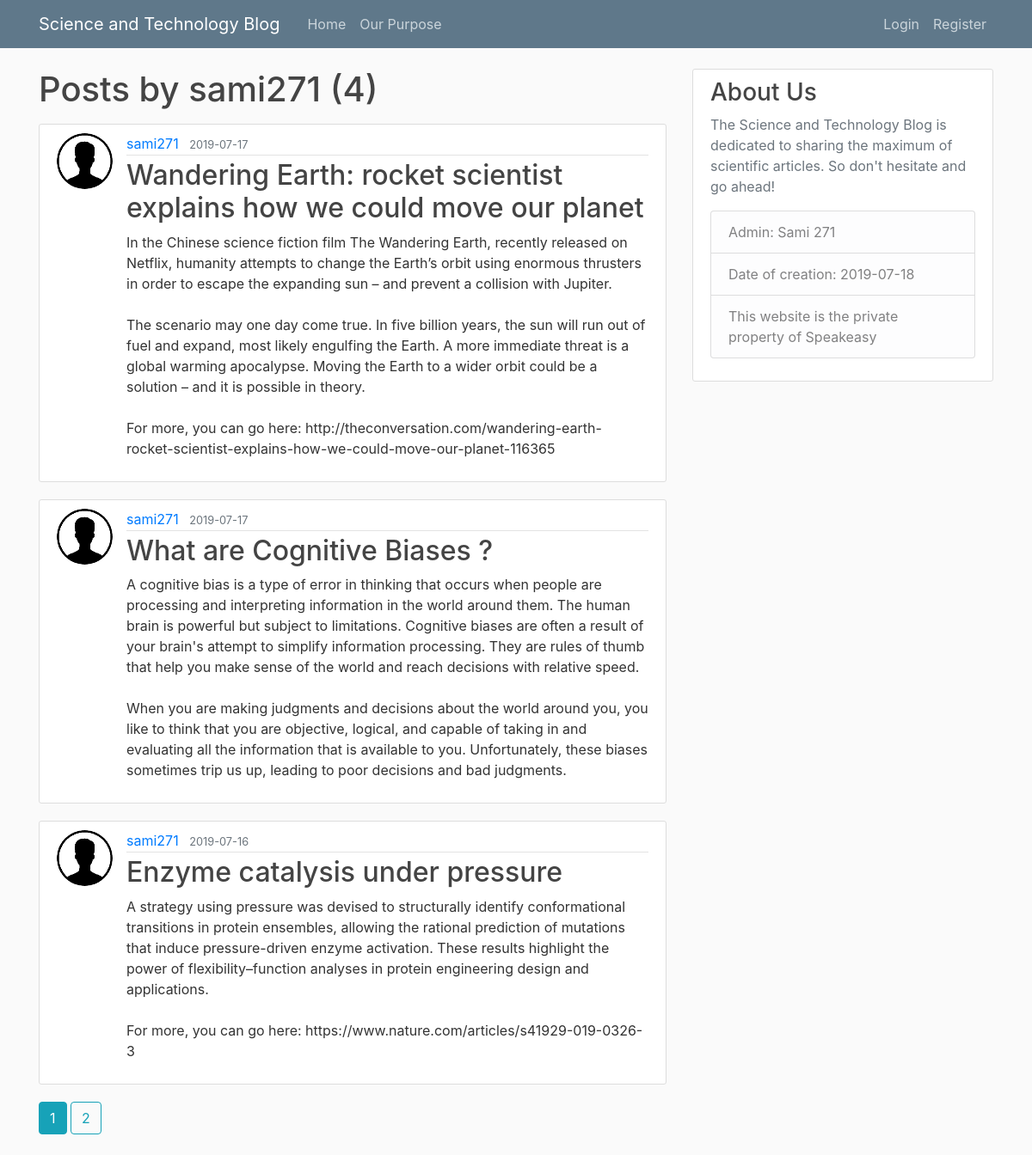
The app's page /user/sami271 with its own data.
### flaskblog/models.py (models this page shows, shortened)
class User(db.Model,UserMixin):
	id=db.Column(db.Integer,primary_key=True)
	username=db.Column(db.String(20),unique=True,nullable=False)
	email=db.Column(db.String(120),unique=True,nullable=False)
	image_file=db.Column(db.String(20),nullable=False, default='default.png')
	password=db.Column(db.String(60),nullable=False)
	posts=db.relationship('Post',backref='author',lazy=True)

class Post(db.Model):
	id=db.Column(db.Integer,primary_key=True)
	title=db.Column(db.String(100),nullable=False)
	date_posted=db.Column(db.DateTime,nullable=False,default=datetime.utcnow)
	content=db.Column(db.Text,nullable=False)
	user_id=db.Column(db.Integer,db.ForeignKey('user.id'),nullable=False)

### flaskblog/routes.py (the view)
@app.route('/user/<string:username>')
def user_posts(username):
	page=request.args.get('page',1,type=int)
	user=User.query.filter_by(username=username).first_or_404()
	posts=Post.query.filter_by(author=user)\
		.order_by(Post.date_posted.desc())\
		.paginate(page=page,per_page=3)
	return render_template('user_posts.html',posts=posts, user=user)

### flaskblog/templates/user_posts.html
{% extends "layout.html"%}
{% block content %}
      <h1 class='mb-3'>Posts by {{user.username}} ({{posts.total}}) </h1>
      {% for post in posts.items %}
	      	<article class="media content-section">
	      		<img class="rounded-circle article-img" src="{{url_for('static',filename='profile_pics/'+post.author.image_file)}}">
	  <div class="media-body">
	    <div class="article-metadata">
	      <a class="mr-2" href="{{url_for('user_posts',username=post.author.username)}}">{{ post.author.username }}</a>
	      <small class="text-muted">{{ post.date_posted.strftime('%Y-%m-%d') }}</small>
	    </div>
	    <h2><a class="article-title" href="{{url_for('post',post_id=post.id)}}">{{ post.title }}</a></h2>
	    <p class="article-content">{{ post.content }}</p>
	  </div>
	</article>
      {% endfor %}
      {% for page_num in posts.iter_pages(left_edge=1,right_edge=1,left_current=1,right_current=2) %}
      	{%if page_num%}
      		{%if posts.page==page_num%}
      		<a class= 'btn btn-info mb-4' href="{{url_for('user_posts',username=user.username,page=page_num)}}">{{page_num}}</a>
      		{%else%}
      		<a class= 'btn btn-outline-info mb-4' href="{{url_for('user_posts',username=user.username,page=page_num)}}">{{page_num}}</a>
      		{%endif%}
      	{%else%}
      	...
      	{%endif%}
      {% endfor %}
{% endblock content %}

### flaskblog/static/main.css (style rules this page uses)
body { background: #fafafa; color: #333333; margin-top: 5rem; }
h1, h2, h3, h4, h5, h6 { color: #444444; }
.content-section { background: #ffffff; padding: 10px 20px; border: 1px solid #dddddd; border-radius: 3px; margin-bottom: 20px; }
.article-title { color: #444444; }
.article-content { white-space: pre-line; }
.article-img { height: 65px; width: 65px; margin-right: 16px; }
.article-metadata { padding-bottom: 1px; margin-bottom: 4px; border-bottom: 1px solid #e3e3e3 }

### records on screen
User: username "sami271"
Post: image_file (picture), author.username "sami271", date_posted "2019-07-17", title "Wandering Earth: rocket scientist explains how we could move our planet", content "In the Chinese science fiction film The Wandering Earth, recently released on Netflix, humanity attempts to change the Earth’s orbit using enormous thrusters in order to escape the expanding sun – and prevent a collision with Jupiter. The scenario may one day come true. In five billion years, the sun will run out of fuel and expand, most likely engulfing the Earth. A more immediate threat is a global warming apocalypse. Moving the Earth to a wider orbit could be a solution – and it is possible in theory. For more, you can go here: http://theconversation.com/wandering-earth-rocket-scientist-explains-how-we-could-move-our-planet-116365"
Post: image_file (picture), author.username "sami271", date_posted "2019-07-17", title "What are Cognitive Biases ?", content "A cognitive bias is a type of error in thinking that occurs when people are processing and interpreting information in the world around them. The human brain is powerful but subject to limitations. Cognitive biases are often a result of your brain's attempt to simplify information processing. They are rules of thumb that help you make sense of the world and reach decisions with relative speed. When you are making judgments and decisions about the world around you, you like to think that you are objective, logical, and capable of taking in and evaluating all the information that is available to you. Unfortunately, these biases sometimes trip us up, leading to poor decisions and bad judgments."
Post: image_file (picture), author.username "sami271", date_posted "2019-07-16", title "Enzyme catalysis under pressure", content "A strategy using pressure was devised to structurally identify conformational transitions in protein ensembles, allowing the rational prediction of mutations that induce pressure-driven enzyme activation. These results highlight the power of flexibility–function analyses in protein engineering design and applications. For more, you can go here: https://www.nature.com/articles/s41929-019-0326-3"

### other values on screen
{{ posts.total }} "4"
{{ page_num }} "1"
{{ page_num }} "2"
